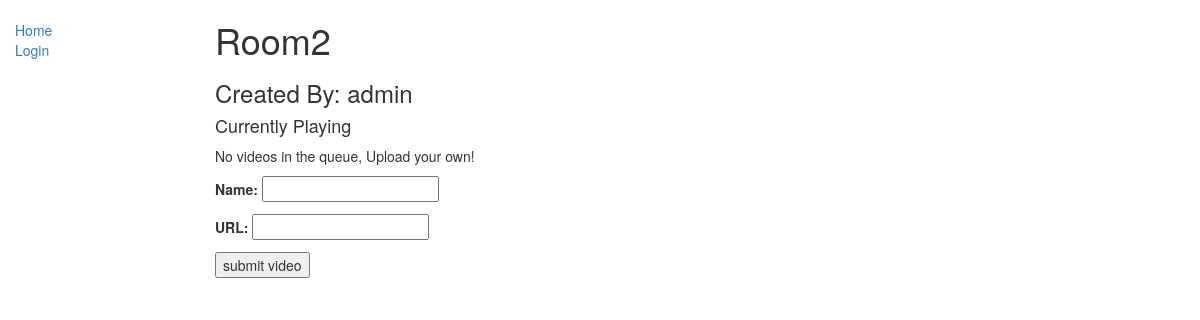
The page /partyplay/room2/ on the database as committed earlier.
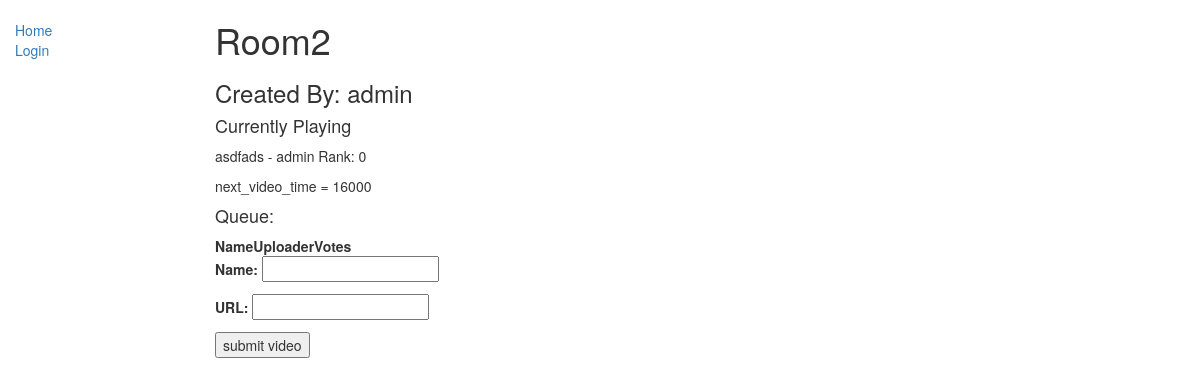
The same page on the database as committed later.
### PartyPlay/models.py (models this page shows, shortened)
class Room(models.Model):
    name = models.CharField(max_length=200)
    url = models.CharField(max_length=200, default=str(name), primary_key=True)
    public = models.BooleanField(default=True)
    creator = models.ForeignKey(User, on_delete=models.SET_NULL, null=True)
    current_video = models.ForeignKey('Video', null=True, blank=True,  on_delete=models.SET_NULL, related_name='currently_playing')
    next_time = models.DateTimeField(null=True, blank=True)

class Video(models.Model):
    room = models.ForeignKey(Room, on_delete=models.SET_NULL, null=True)
    video_url = models.CharField(max_length=2083)
    video_name = models.CharField(max_length=200)
    duration = models.DurationField(default=datetime.timedelta(seconds=30))
    uploader = models.ForeignKey(User, on_delete=models.SET_NULL, null=True, related_name='uploader_user')
    date_uploaded = models.DateTimeField(auto_now_add=True)
    played = models.BooleanField(default = False)
    voters = models.ManyToManyField(User, related_name='vote_users', blank=True)

### PartyPlay/views.py (the view)
# urls.py: url(r'^(?P<pk>.+)/$', views.RoomModelDetailView.as_view(), name='room-detail-view'),
class RoomModelDetailView(generic.DetailView):
    model = Room
    context_object_name = 'room_data'
    template_name = 'partyplay/roommodel_detail.html'
    upload_form = UploadVideoForm
    def get_context_data(self, **kwargs):
        context = super(RoomModelDetailView, self).get_context_data(**kwargs)
        top_songs = get_ordered_videos(self.object)
        context['queue'] = top_songs
        context['current_video'] = self.object.current_video
        context['time_until_next'] = get_time_until_next(self.object)
        if auth.user_logged_in:
            upvoted = []
            for video in top_songs:
                if video.voters.filter(pk=self.request.user.pk).exists():
                    upvoted.append(video)
            context['upvoted'] = upvoted
        context['upload_form'] = self.upload_form
        return context

### PartyPlay/helper_functions.py (called while the page is built)
def get_ordered_videos(room):
    return room.video_set.filter(played=False).annotate(votes_count=Count('voters')).order_by('-votes_count')

def get_time_until_next(room):
    next_time = timezone.localtime(room.next_time)
    now = timezone.localtime(timezone.now())
    difference = next_time - now
    return int(difference.seconds) * 1000

### PartyPlay/templates/partyplay/roommodel_detail.html (shortened to what this page needs)
{% extends 'base_generic.html' %}
{% block content %}
    {% load static %}
    <h1>{{ room_data.name }}</h1>
    <h3>Created By: {{ room_data.creator }}</h3>
        <h4>Currently Playing</h4>
    <div class="video_and_queue">
        {% include 'partyplay/video_and_queue.html' %}
    </div>
    {% if upload_form %}
    <form  action="" method='POST' id="post-form">
        {{ upload_form.as_p }}
        <input type="submit" value="submit video" />
    </form>
    {% endif %}
{% endblock %}

### PartyPlay/templates/base_generic.html (shortened to what this page needs)
<!DOCTYPE html>
<html lang="en">
<head>
  <link rel="stylesheet" href="https://maxcdn.bootstrapcdn.com/bootstrap/3.3.7/css/bootstrap.min.css">
  {% load static %}
  <link rel="stylesheet" href="{% static 'css/styles.css' %}">
</head>
<body>
  <div class="container-fluid">
    <div class="row">
      <div class="col-sm-2">
      {% block sidebar %}
      <ul class="sidebar-nav">
          <li><a href="{% url 'rooms' %}">Home</a></li>
      {% if user.is_authenticated %}
        <li>User: {{ user.get_username }}</li>
        <li><a href="{% url 'logout'%}?next={{request.path}}">Logout</a></li>
        <li><a href="{% url 'user-profile' %}">Profile</a></li>
      {% else %}
         <li><a href="{% url 'login'%}?next={{request.path}}">Login</a></li>
      {% endif %}
      </ul>
     {% endblock %}
      </div>
      <div class="col-sm-10 ">
      {% block content %}{% endblock %}
      </div>
    </div>
  </div>
</body>
</html>

### PartyPlay/templates/partyplay/video_and_queue.html (shortened to what this page needs)
{% if current_video %}
    <p>{{ current_video.video_name }} - {{ current_video.uploader }} Rank: {{ current_video.voters.all.count }}</p>
    <p>next_video_time = {{ time_until_next }}</p>
    <div id='video_list'>
    <h4>Queue:</h4>
    <table>
        <thead>
        <tr>
            <th>Name</th>
            <th>Uploader</th>
            <th>Votes</th>
        </tr>
        </thead>
    </table>
</div>
{% else %}
    <p>No videos in the queue, Upload your own!</p>
{% endif %}

### PartyPlay/static/css/styles.css (style rules this page uses)
.sidebar-nav { margin-top: 20px; padding: 0; list-style: none; }

Rows that differ between the two databases and show on the page:
added Video: video_name "asdfads", uploader "admin", voters.all.count "0"
Other text that changed with them:
{{ time_until_next }}: (not shown) → "16000"
text no longer shown: "No videos in the queue, Upload your own!"
text now shown: "- Rank: next_video_time = Queue: Name Uploader Votes"
